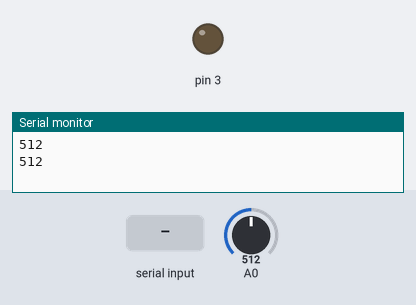
A sketch run on a simulated Arduino Uno, built with avr-gcc and run on an emulated ATmega328P. Parts: output pins drawn as LEDs (lit = HIGH), the last lines printed to the serial monitor. Inputs (shaded band) come from the test bench; at power-on: A0 = 512.

Above: at 1.2 s.
1.3 s: "1" received over Serial
At 2.5 s:
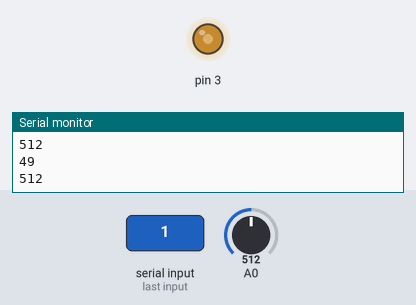
3.5 s: A0 set to 716
At 5.2 s:
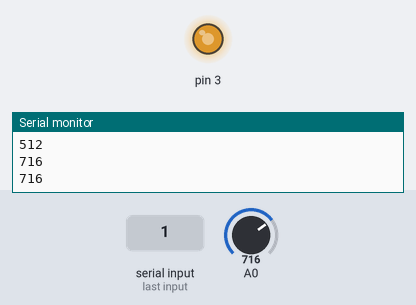
5.5 s: A0 set to 900
At 6.8 s:
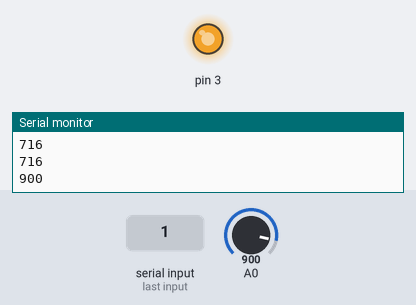
7.5 s: A0 set to 122
At 8.3 s:
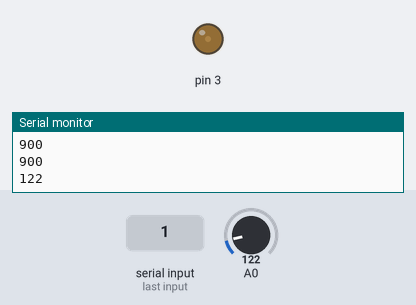
9.5 s: "0" received over Serial
At 11.1 s:
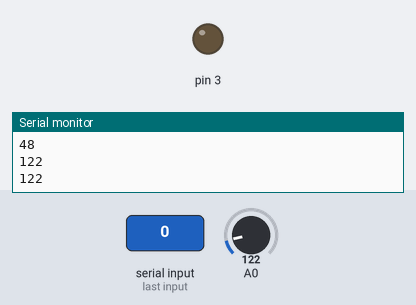
Timing chart, 0 to 12.5 s (numbered marks = the images above; inputs shaded):
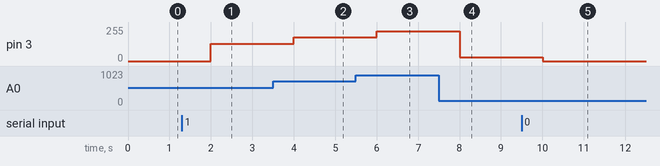

Measured:
- after the input at 1.3 s, pin 3: 0/255 → 128/255 after 0.70 s
- after the input at 3.5 s, pin 3: 128/255 → 179/255 after 0.50 s
- after the input at 5.5 s, pin 3: 179/255 → 225/255 after 0.50 s
- after the input at 7.5 s, pin 3: 225/255 → 30/255 after 0.50 s
- after the input at 9.5 s, pin 3: 30/255 → 0/255 after 0.50 s

The sketch:

outputTest.ino
```cpp
byte byteRead;
bool outputState = 0;

void setup() {
  // put your setup code here, to run once:
  Serial.begin(9600);
  pinMode(3, OUTPUT);
  pinMode(2, INPUT_PULLUP);

}

void loop() {
  //First,check com for input
  if (Serial.available())
  {
    byteRead = Serial.read();
    Serial.println(byteRead);
  }

  if (byteRead == 49)
    outputState = 1;
  else if (byteRead == 48)
    outputState = 0;

  unsigned int uiLightRead = analogRead(0);
  if (outputState)//digitalRead(2))
    analogWrite(3,(uiLightRead / 4));
   else
     analogWrite(3,(0));
  Serial.println(uiLightRead);
  delay (1000);
}
```
